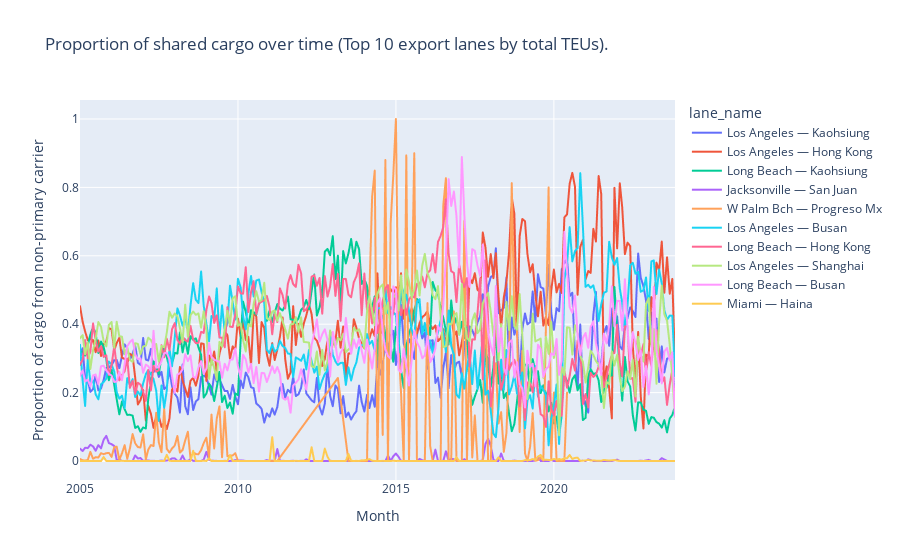

Here is the notebook cell this chart was saved with:
### Code cell
sharing_over_time_plotly(
    data_lf=exports_lf,
    group_var='lane_name',
    include_missing_vessels=False,
    title='Proportion of shared cargo over time (Top 10 export lanes by total TEUs).')

### Figure 1 — Plotly figure (JSON) as saved in the notebook; plotly's stock layout.template omitted (floating-point values rounded to 4 significant figures; data arrays with more than 128 entries replaced by an {"elided": "..."} marker saying what was removed)
{"data": [{"hovertemplate": "lane_name=Los Angeles — Kaohsiung<br>Month=%{x}<br>Proportion of cargo from non-primary carrier=%{y}<extra></extra>", "legendgroup": "Los Angeles — Kaohsiung", "line": {"color": "#636efa", "dash": "solid"}, "marker": {"symbol": "circle"}, "mode": "lines", "name": "Los Angeles — Kaohsiung", "showlegend": true, "type": "scattergl", "x": {"elided": "227 str values"}, "xaxis": "x", "y": {"elided": "227 float values"}, "yaxis": "y"}, {"hovertemplate": "lane_name=Los Angeles — Hong Kong<br>Month=%{x}<br>Proportion of cargo from non-primary carrier=%{y}<extra></extra>", "legendgroup": "Los Angeles — Hong Kong", "line": {"color": "#EF553B", "dash": "solid"}, "marker": {"symbol": "circle"}, "mode": "lines", "name": "Los Angeles — Hong Kong", "showlegend": true, "type": "scattergl", "x": {"elided": "227 str values"}, "xaxis": "x", "y": {"elided": "227 float values"}, "yaxis": "y"}, {"hovertemplate": "lane_name=Long Beach — Kaohsiung<br>Month=%{x}<br>Proportion of cargo from non-primary carrier=%{y}<extra></extra>", "legendgroup": "Long Beach — Kaohsiung", "line": {"color": "#00cc96", "dash": "solid"}, "marker": {"symbol": "circle"}, "mode": "lines", "name": "Long Beach — Kaohsiung", "showlegend": true, "type": "scattergl", "x": {"elided": "227 str values"}, "xaxis": "x", "y": {"elided": "227 float values"}, "yaxis": "y"}, {"hovertemplate": "lane_name=Jacksonville — San Juan<br>Month=%{x}<br>Proportion of cargo from non-primary carrier=%{y}<extra></extra>", "legendgroup": "Jacksonville — San Juan", "line": {"color": "#ab63fa", "dash": "solid"}, "marker": {"symbol": "circle"}, "mode": "lines", "name": "Jacksonville — San Juan", "showlegend": true, "type": "scattergl", "x": {"elided": "226 str values"}, "xaxis": "x", "y": {"elided": "226 float values"}, "yaxis": "y"}, {"hovertemplate": "lane_name=W Palm Bch — Progreso Mx<br>Month=%{x}<br>Proportion of cargo from non-primary carrier=%{y}<extra></extra>", "legendgroup": "W Palm Bch — Progreso Mx", "line": {"color": "#FFA15A", "dash": "solid"}, "marker": {"symbol": "circle"}, "mode": "lines", "name": "W Palm Bch — Progreso Mx", "showlegend": true, "type": "scattergl", "x": {"elided": "141 str values"}, "xaxis": "x", "y": {"elided": "141 float values"}, "yaxis": "y"}, {"hovertemplate": "lane_name=Los Angeles — Busan<br>Month=%{x}<br>Proportion of cargo from non-primary carrier=%{y}<extra></extra>", "legendgroup": "Los Angeles — Busan", "line": {"color": "#19d3f3", "dash": "solid"}, "marker": {"symbol": "circle"}, "mode": "lines", "name": "Los Angeles — Busan", "showlegend": true, "type": "scattergl", "x": {"elided": "227 str values"}, "xaxis": "x", "y": {"elided": "227 float values"}, "yaxis": "y"}, {"hovertemplate": "lane_name=Long Beach — Hong Kong<br>Month=%{x}<br>Proportion of cargo from non-primary carrier=%{y}<extra></extra>", "legendgroup": "Long Beach — Hong Kong", "line": {"color": "#FF6692", "dash": "solid"}, "marker": {"symbol": "circle"}, "mode": "lines", "name": "Long Beach — Hong Kong", "showlegend": true, "type": "scattergl", "x": {"elided": "227 str values"}, "xaxis": "x", "y": {"elided": "227 float values"}, "yaxis": "y"}, {"hovertemplate": "lane_name=Los Angeles — Shanghai<br>Month=%{x}<br>Proportion of cargo from non-primary carrier=%{y}<extra></extra>", "legendgroup": "Los Angeles — Shanghai", "line": {"color": "#B6E880", "dash": "solid"}, "marker": {"symbol": "circle"}, "mode": "lines", "name": "Los Angeles — Shanghai", "showlegend": true, "type": "scattergl", "x": {"elided": "227 str values"}, "xaxis": "x", "y": {"elided": "227 float values"}, "yaxis": "y"}, {"hovertemplate": "lane_name=Long Beach — Busan<br>Month=%{x}<br>Proportion of cargo from non-primary carrier=%{y}<extra></extra>", "legendgroup": "Long Beach — Busan", "line": {"color": "#FF97FF", "dash": "solid"}, "marker": {"symbol": "circle"}, "mode": "lines", "name": "Long Beach — Busan", "showlegend": true, "type": "scattergl", "x": {"elided": "227 str values"}, "xaxis": "x", "y": {"elided": "227 float values"}, "yaxis": "y"}, {"hovertemplate": "lane_name=Miami — Haina<br>Month=%{x}<br>Proportion of cargo from non-primary carrier=%{y}<extra></extra>", "legendgroup": "Miami — Haina", "line": {"color": "#FECB52", "dash": "solid"}, "marker": {"symbol": "circle"}, "mode": "lines", "name": "Miami — Haina", "showlegend": true, "type": "scattergl", "x": {"elided": "227 str values"}, "xaxis": "x", "y": {"elided": "227 float values"}, "yaxis": "y"}], "layout": {"legend": {"title": {"text": "lane_name"}, "tracegroupgap": 0}, "title": {"text": "Proportion of shared cargo over time (Top 10 export lanes by total TEUs)."}, "xaxis": {"anchor": "y", "domain": [0, 1], "title": {"text": "Month"}}, "yaxis": {"anchor": "x", "domain": [0, 1], "title": {"text": "Proportion of cargo from non-primary carrier"}}}}
